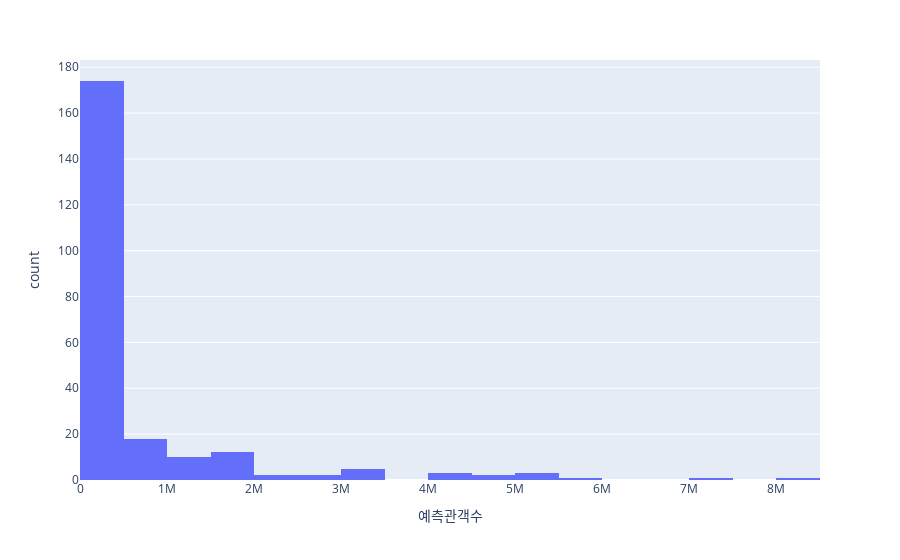

The notebook cell saved with this chart:
### Code cell
fig = px.histogram(movie_predict, x='예측관객수')
fig.show()

### Figure 1 — Plotly figure (JSON) as saved in the notebook; plotly's stock layout.template omitted (floating-point values rounded to 4 significant figures; data arrays with more than 128 entries replaced by an {"elided": "..."} marker saying what was removed)
{"data": [{"alignmentgroup": "True", "bingroup": "x", "hovertemplate": "예측관객수=%{x}<br>count=%{y}<extra></extra>", "legendgroup": "", "marker": {"color": "#636efa", "pattern": {"shape": ""}}, "name": "", "offsetgroup": "", "orientation": "v", "showlegend": false, "type": "histogram", "x": {"elided": "234 int values"}, "xaxis": "x", "yaxis": "y"}], "layout": {"barmode": "relative", "legend": {"tracegroupgap": 0}, "margin": {"t": 60}, "xaxis": {"anchor": "y", "domain": [0, 1], "title": {"text": "예측관객수"}}, "yaxis": {"anchor": "x", "domain": [0, 1], "title": {"text": "count"}}}}
